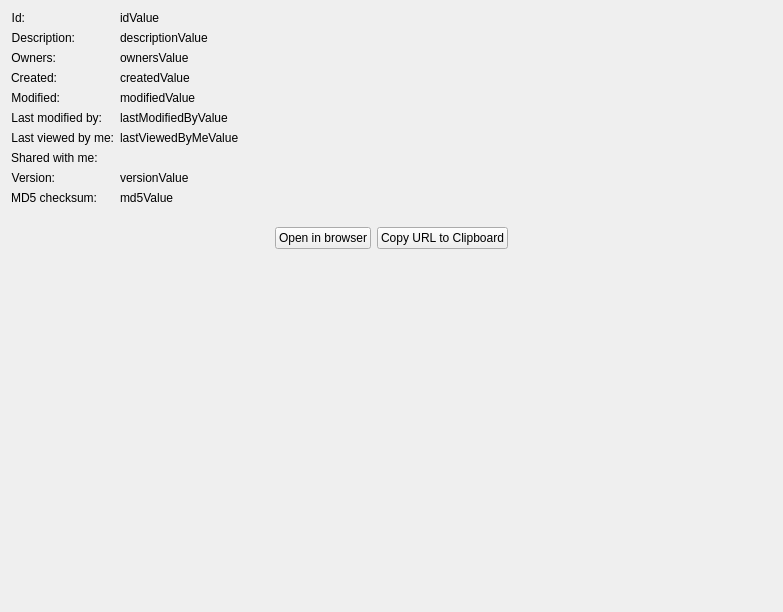
<?xml version="1.0" encoding="UTF-8"?>
<ui version="4.0">
 <class>OneDrivePropertiesWidget</class>
 <widget class="QWidget" name="OneDrivePropertiesWidget">
  <property name="geometry">
   <rect>
    <x>0</x>
    <y>0</y>
    <width>783</width>
    <height>612</height>
   </rect>
  </property>
  <layout class="QVBoxLayout" name="verticalLayout">
   <item>
    <layout class="QFormLayout" name="formLayout">
     <property name="formAlignment">
      <set>Qt::AlignHCenter|Qt::AlignTop</set>
     </property>
     <item row="0" column="0">
      <widget class="QLabel" name="idLabel">
       <property name="text">
        <string>Id:</string>
       </property>
       <property name="alignment">
        <set>Qt::AlignRight|Qt::AlignTrailing|Qt::AlignVCenter</set>
       </property>
       <property name="textInteractionFlags">
        <set>Qt::LinksAccessibleByMouse|Qt::TextSelectableByKeyboard|Qt::TextSelectableByMouse</set>
       </property>
      </widget>
     </item>
     <item row="0" column="1">
      <widget class="QLabel" name="idValue">
       <property name="text">
        <string notr="true">idValue</string>
       </property>
       <property name="textInteractionFlags">
        <set>Qt::LinksAccessibleByMouse|Qt::TextSelectableByKeyboard|Qt::TextSelectableByMouse</set>
       </property>
      </widget>
     </item>
     <item row="1" column="0">
      <widget class="QLabel" name="descriptionLabel">
       <property name="text">
        <string>Description:</string>
       </property>
       <property name="alignment">
        <set>Qt::AlignRight|Qt::AlignTrailing|Qt::AlignVCenter</set>
       </property>
       <property name="textInteractionFlags">
        <set>Qt::LinksAccessibleByMouse|Qt::TextSelectableByKeyboard|Qt::TextSelectableByMouse</set>
       </property>
      </widget>
     </item>
     <item row="1" column="1">
      <widget class="QLabel" name="descriptionValue">
       <property name="text">
        <string notr="true">descriptionValue</string>
       </property>
       <property name="textInteractionFlags">
        <set>Qt::LinksAccessibleByMouse|Qt::TextSelectableByKeyboard|Qt::TextSelectableByMouse</set>
       </property>
      </widget>
     </item>
     <item row="2" column="0">
      <widget class="QLabel" name="ownersLabel">
       <property name="text">
        <string>Owners:</string>
       </property>
       <property name="alignment">
        <set>Qt::AlignRight|Qt::AlignTrailing|Qt::AlignVCenter</set>
       </property>
       <property name="textInteractionFlags">
        <set>Qt::LinksAccessibleByMouse|Qt::TextSelectableByKeyboard|Qt::TextSelectableByMouse</set>
       </property>
      </widget>
     </item>
     <item row="2" column="1">
      <widget class="QLabel" name="ownersValue">
       <property name="text">
        <string notr="true">ownersValue</string>
       </property>
       <property name="textInteractionFlags">
        <set>Qt::LinksAccessibleByMouse|Qt::TextSelectableByKeyboard|Qt::TextSelectableByMouse</set>
       </property>
      </widget>
     </item>
     <item row="3" column="0">
      <widget class="QLabel" name="createdLabel">
       <property name="text">
        <string>Created:</string>
       </property>
       <property name="alignment">
        <set>Qt::AlignRight|Qt::AlignTrailing|Qt::AlignVCenter</set>
       </property>
       <property name="textInteractionFlags">
        <set>Qt::LinksAccessibleByMouse|Qt::TextSelectableByKeyboard|Qt::TextSelectableByMouse</set>
       </property>
      </widget>
     </item>
     <item row="3" column="1">
      <widget class="QLabel" name="createdValue">
       <property name="text">
        <string notr="true">createdValue</string>
       </property>
       <property name="textInteractionFlags">
        <set>Qt::LinksAccessibleByMouse|Qt::TextSelectableByKeyboard|Qt::TextSelectableByMouse</set>
       </property>
      </widget>
     </item>
     <item row="4" column="0">
      <widget class="QLabel" name="modifiedLabel">
       <property name="text">
        <string>Modified:</string>
       </property>
       <property name="alignment">
        <set>Qt::AlignRight|Qt::AlignTrailing|Qt::AlignVCenter</set>
       </property>
       <property name="textInteractionFlags">
        <set>Qt::LinksAccessibleByMouse|Qt::TextSelectableByKeyboard|Qt::TextSelectableByMouse</set>
       </property>
      </widget>
     </item>
     <item row="4" column="1">
      <widget class="QLabel" name="modifiedValue">
       <property name="text">
        <string notr="true">modifiedValue</string>
       </property>
       <property name="textInteractionFlags">
        <set>Qt::LinksAccessibleByMouse|Qt::TextSelectableByKeyboard|Qt::TextSelectableByMouse</set>
       </property>
      </widget>
     </item>
     <item row="6" column="0">
      <widget class="QLabel" name="lastViewedByMeLabel">
       <property name="text">
        <string>Last viewed by me:</string>
       </property>
       <property name="alignment">
        <set>Qt::AlignRight|Qt::AlignTrailing|Qt::AlignVCenter</set>
       </property>
       <property name="textInteractionFlags">
        <set>Qt::LinksAccessibleByMouse|Qt::TextSelectableByKeyboard|Qt::TextSelectableByMouse</set>
       </property>
      </widget>
     </item>
     <item row="6" column="1">
      <widget class="QLabel" name="lastViewedByMeValue">
       <property name="text">
        <string notr="true">lastViewedByMeValue</string>
       </property>
       <property name="textInteractionFlags">
        <set>Qt::LinksAccessibleByMouse|Qt::TextSelectableByKeyboard|Qt::TextSelectableByMouse</set>
       </property>
      </widget>
     </item>
     <item row="8" column="0">
      <widget class="QLabel" name="versionLabel">
       <property name="text">
        <string>Version:</string>
       </property>
       <property name="alignment">
        <set>Qt::AlignRight|Qt::AlignTrailing|Qt::AlignVCenter</set>
       </property>
       <property name="textInteractionFlags">
        <set>Qt::LinksAccessibleByMouse|Qt::TextSelectableByKeyboard|Qt::TextSelectableByMouse</set>
       </property>
      </widget>
     </item>
     <item row="8" column="1">
      <widget class="QLabel" name="versionValue">
       <property name="text">
        <string notr="true">versionValue</string>
       </property>
       <property name="textInteractionFlags">
        <set>Qt::LinksAccessibleByMouse|Qt::TextSelectableByKeyboard|Qt::TextSelectableByMouse</set>
       </property>
      </widget>
     </item>
     <item row="9" column="0">
      <widget class="QLabel" name="md5Label">
       <property name="text">
        <string>MD5 checksum:</string>
       </property>
       <property name="alignment">
        <set>Qt::AlignRight|Qt::AlignTrailing|Qt::AlignVCenter</set>
       </property>
       <property name="textInteractionFlags">
        <set>Qt::LinksAccessibleByMouse|Qt::TextSelectableByKeyboard|Qt::TextSelectableByMouse</set>
       </property>
      </widget>
     </item>
     <item row="9" column="1">
      <widget class="QLabel" name="md5Value">
       <property name="text">
        <string notr="true">md5Value</string>
       </property>
       <property name="textInteractionFlags">
        <set>Qt::LinksAccessibleByMouse|Qt::TextSelectableByKeyboard|Qt::TextSelectableByMouse</set>
       </property>
      </widget>
     </item>
     <item row="5" column="0">
      <widget class="QLabel" name="lastModifiedByLabel">
       <property name="text">
        <string>Last modified by:</string>
       </property>
       <property name="alignment">
        <set>Qt::AlignRight|Qt::AlignTrailing|Qt::AlignVCenter</set>
       </property>
       <property name="textInteractionFlags">
        <set>Qt::LinksAccessibleByMouse|Qt::TextSelectableByKeyboard|Qt::TextSelectableByMouse</set>
       </property>
      </widget>
     </item>
     <item row="5" column="1">
      <widget class="QLabel" name="lastModifiedByValue">
       <property name="text">
        <string notr="true">lastModifiedByValue</string>
       </property>
       <property name="textInteractionFlags">
        <set>Qt::LinksAccessibleByMouse|Qt::TextSelectableByKeyboard|Qt::TextSelectableByMouse</set>
       </property>
      </widget>
     </item>
     <item row="7" column="0">
      <widget class="QLabel" name="sharedWithMeLabel">
       <property name="text">
        <string>Shared with me:</string>
       </property>
      </widget>
     </item>
     <item row="7" column="1">
      <widget class="QLabel" name="sharedWithMeValue">
       <property name="text">
        <string/>
       </property>
      </widget>
     </item>
    </layout>
   </item>
   <item>
    <spacer name="betweenFormAndButtonsSpacer">
     <property name="orientation">
      <enum>Qt::Vertical</enum>
     </property>
     <property name="sizeType">
      <enum>QSizePolicy::Fixed</enum>
     </property>
     <property name="sizeHint" stdset="0">
      <size>
       <width>20</width>
       <height>16</height>
      </size>
     </property>
    </spacer>
   </item>
   <item>
    <layout class="QHBoxLayout" name="horizontalLayout">
     <item>
      <spacer name="horizontalSpacer">
       <property name="orientation">
        <enum>Qt::Horizontal</enum>
       </property>
       <property name="sizeHint" stdset="0">
        <size>
         <width>40</width>
         <height>20</height>
        </size>
       </property>
      </spacer>
     </item>
     <item>
      <widget class="QPushButton" name="urlOpenButton">
       <property name="sizePolicy">
        <sizepolicy hsizetype="Fixed" vsizetype="Fixed">
         <horstretch>0</horstretch>
         <verstretch>0</verstretch>
        </sizepolicy>
       </property>
       <property name="text">
        <string>Open in browser</string>
       </property>
       <property name="icon">
        <iconset theme="internet-services">
         <normaloff>.</normaloff>.</iconset>
       </property>
      </widget>
     </item>
     <item>
      <widget class="QPushButton" name="urlCopyButton">
       <property name="sizePolicy">
        <sizepolicy hsizetype="Fixed" vsizetype="Fixed">
         <horstretch>0</horstretch>
         <verstretch>0</verstretch>
        </sizepolicy>
       </property>
       <property name="toolTip">
        <string>Click to copy the Microsoft OneDrive URL to the clipboard.</string>
       </property>
       <property name="text">
        <string>Copy URL to Clipboard</string>
       </property>
       <property name="icon">
        <iconset theme="edit-copy">
         <normaloff>../../../kio/src/widgets</normaloff>../../../kio/src/widgets</iconset>
       </property>
      </widget>
     </item>
     <item>
      <spacer name="horizontalSpacer_2">
       <property name="orientation">
        <enum>Qt::Horizontal</enum>
       </property>
       <property name="sizeHint" stdset="0">
        <size>
         <width>40</width>
         <height>20</height>
        </size>
       </property>
      </spacer>
     </item>
    </layout>
   </item>
   <item>
    <spacer name="verticalSpacer">
     <property name="orientation">
      <enum>Qt::Vertical</enum>
     </property>
     <property name="sizeHint" stdset="0">
      <size>
       <width>20</width>
       <height>40</height>
      </size>
     </property>
    </spacer>
   </item>
  </layout>
 </widget>
 <resources/>
 <connections/>
</ui>
